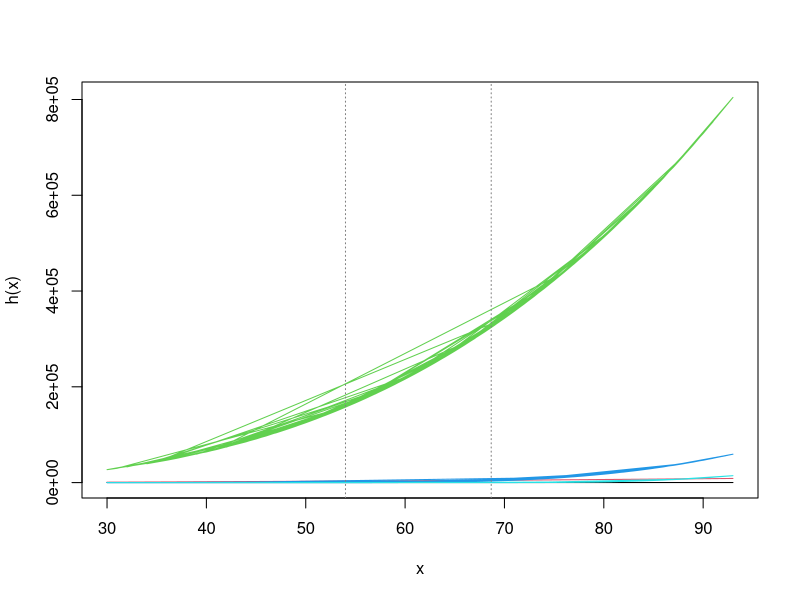
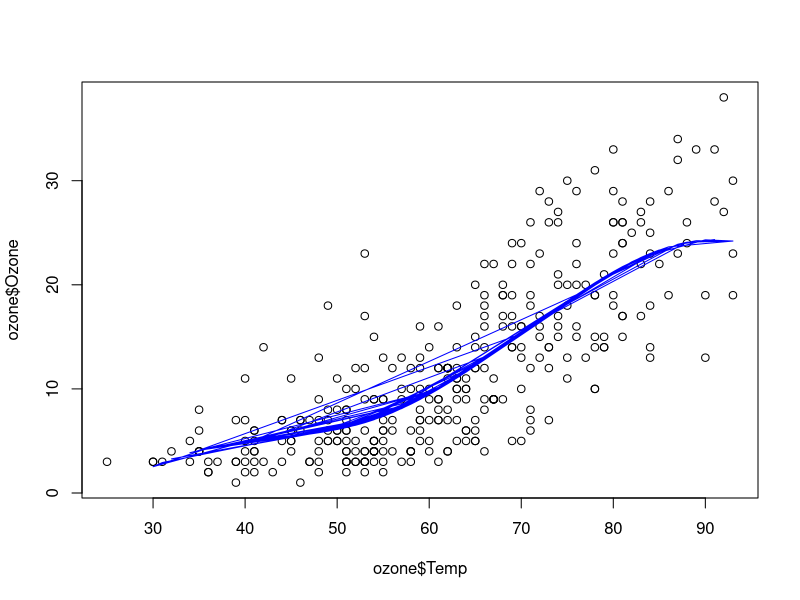
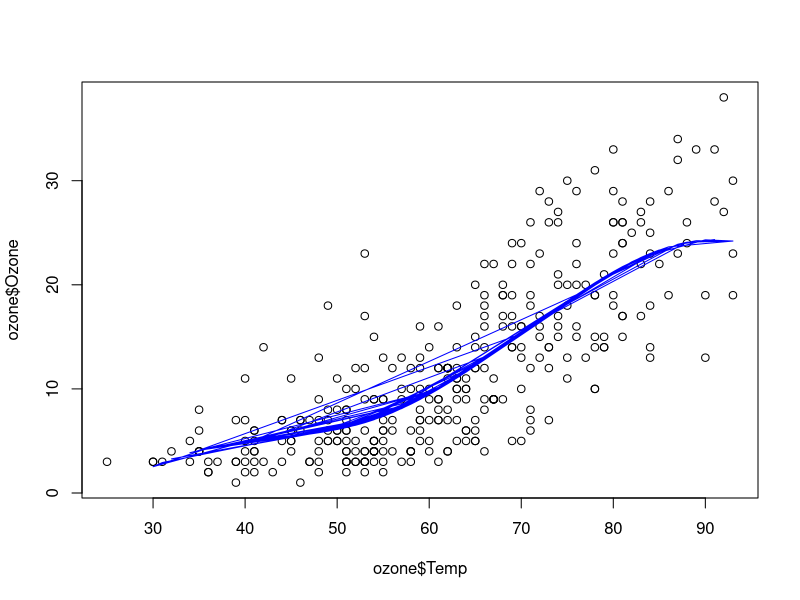
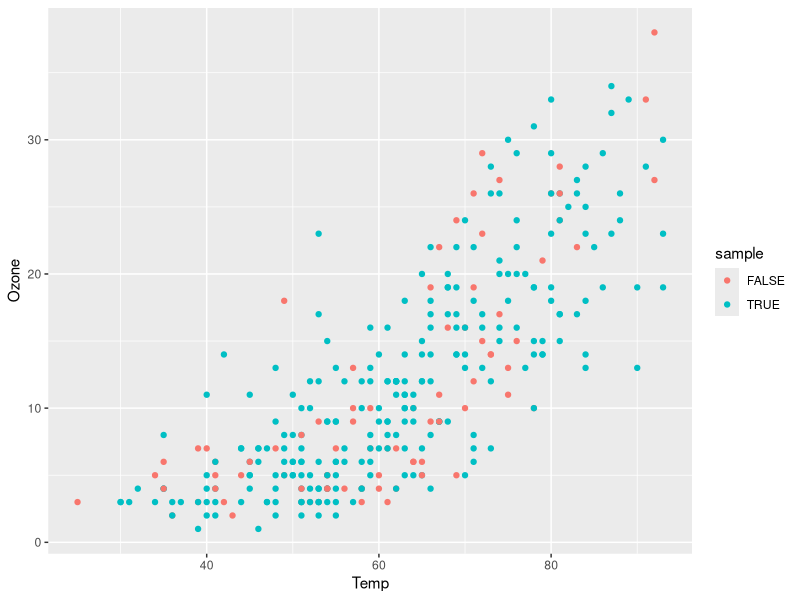

The R script that drew these images, in order: (Note: this script raises an error after producing the figures.)
## ---- chunk 1
knitr::opts_chunk$set(echo = TRUE, tidy=TRUE)
## ---- chunk 2
library(gclus)
data(ozone)

sample <- sample(c(TRUE, FALSE), nrow(ozone), replace=TRUE, prob=c(0.7,0.3))
train  <- ozone[sample, ]
test   <- ozone[!sample, ]
## ---- chunk 3
lecturespl<-function(x,nknots=2,M=4){
  # nknots ... number of knots- > placed at regular quantiles
  # M ... M-1 is the degree of the polynomial
  n <- length(x)
  # X will not get an intercept column
  X<-matrix(NA, nrow=n, ncol=(M-1) + nknots)
  for(i in 1:(M-1)){
    X[,i]<-x^i
  }
  # now the basis functions for the constraints:
  quant<-seq(0,1,1/(nknots+1))[c(2:(nknots+1))]
  qu<-quantile(x,quant)
  for(i in M:(M + nknots-1)){
    X[,i]<-ifelse(x-qu[i-M+1]<0,0,(x-qu[i-M+1])^(M-1))
  }
  list(X=X,quantiles=quant,xquantiles=qu)
}
## ---- chunk 4
plotspl <- function(splobj, ...){
  matplot(train$Temp, splobj$X,type="l",lty=1,
  xlab="x",ylab="h(x)", ...)
  abline(v=splobj$xquantiles,lty=3,col=gray(0.5))
}

spl = lecturespl(train$Temp)
plotspl(spl)

## ---- chunk 5
model = lm(train$Ozone~spl$X)

plot(ozone$Temp, ozone$Ozone)
lines(train$Temp, predict(model, newdata=data.frame(train$Temp)), col="blue")
## ---- chunk 6
library(ggplot2)
plot(ozone$Temp, ozone$Ozone)
lines(train$Temp,predict(model, newdata=data.frame(train$Temp)), col="blue")
length(predict(model, newdata=data.frame(test$Temp)))

ggplot(data=ozone, aes(x=Temp, y=Ozone, col=sample)) +
  geom_point()

ggplot() +
  geom_point(data=train, aes(x=Temp, y=Ozone), col="brown") +
  geom_point(data=test, aes(x=Temp, y=Ozone), col="steelblue") +
  geom_line(data=train, aes(x=Temp, y=predict(model, newdata=data.frame(train$Temp))), col="brown") +
  geom_line(aes(x=test$Temp, y=predict(model, newdata=data.frame(test$Temp))), col="steelblue")
